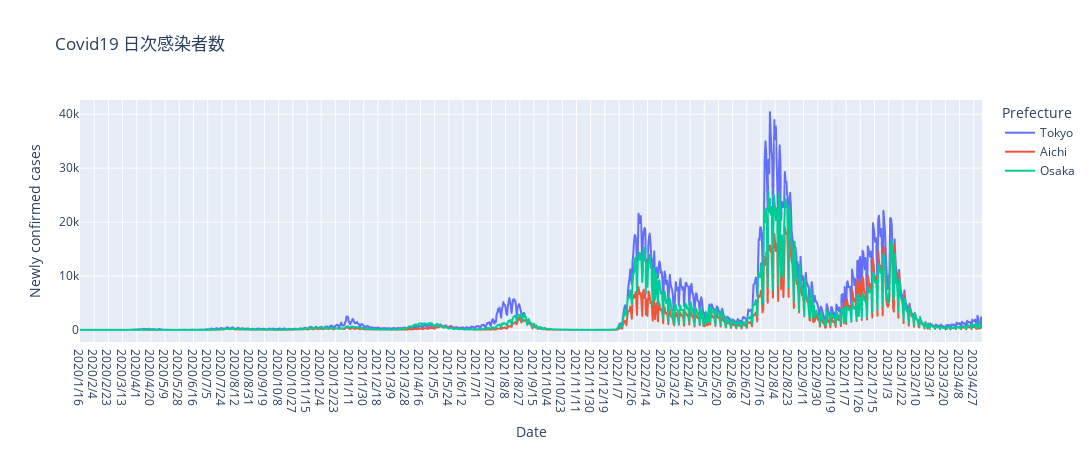

The notebook cell this image was saved under:
### Markdown cell above
#### Practical
Plotlyは日本語がそのまま通るのが美点

### Code cell
import plotly.express as px
fig = px.line(data,
              x = "Date",
              y = "Newly confirmed cases",
              color= "Prefecture",
              hover_name = "Prefecture",
              title = "Covid19 日次感染者数", 
              width = 1200,
              height = 450,
             )
fig.show()

### Figure 1 — Plotly figure (JSON) as saved in the notebook; plotly's stock layout.template omitted (floating-point values rounded to 4 significant figures; data arrays with more than 128 entries replaced by an {"elided": "..."} marker saying what was removed)
{"data": [{"hovertemplate": "<b>%{hovertext}</b><br><br>Prefecture=Tokyo<br>Date=%{x}<br>Newly confirmed cases=%{y}<extra></extra>", "hovertext": {"elided": "1209 str values"}, "legendgroup": "Tokyo", "line": {"color": "#636efa", "dash": "solid"}, "marker": {"symbol": "circle"}, "mode": "lines", "name": "Tokyo", "showlegend": true, "type": "scattergl", "x": {"elided": "1209 str values"}, "xaxis": "x", "y": {"elided": "1209 int values"}, "yaxis": "y"}, {"hovertemplate": "<b>%{hovertext}</b><br><br>Prefecture=Aichi<br>Date=%{x}<br>Newly confirmed cases=%{y}<extra></extra>", "hovertext": {"elided": "1209 str values"}, "legendgroup": "Aichi", "line": {"color": "#EF553B", "dash": "solid"}, "marker": {"symbol": "circle"}, "mode": "lines", "name": "Aichi", "showlegend": true, "type": "scattergl", "x": {"elided": "1209 str values"}, "xaxis": "x", "y": {"elided": "1209 int values"}, "yaxis": "y"}, {"hovertemplate": "<b>%{hovertext}</b><br><br>Prefecture=Osaka<br>Date=%{x}<br>Newly confirmed cases=%{y}<extra></extra>", "hovertext": {"elided": "1209 str values"}, "legendgroup": "Osaka", "line": {"color": "#00cc96", "dash": "solid"}, "marker": {"symbol": "circle"}, "mode": "lines", "name": "Osaka", "showlegend": true, "type": "scattergl", "x": {"elided": "1209 str values"}, "xaxis": "x", "y": {"elided": "1209 int values"}, "yaxis": "y"}], "layout": {"height": 450, "legend": {"title": {"text": "Prefecture"}, "tracegroupgap": 0}, "title": {"text": "Covid19 日次感染者数"}, "width": 1200, "xaxis": {"anchor": "y", "domain": [0, 1], "title": {"text": "Date"}}, "yaxis": {"anchor": "x", "domain": [0, 1], "title": {"text": "Newly confirmed cases"}}}}
